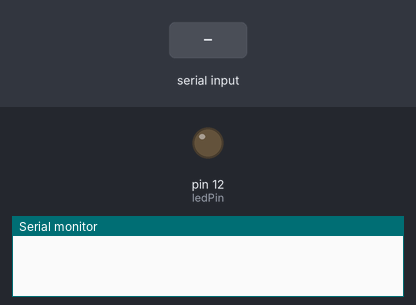
The sketch below on a simulated Arduino Uno, built with avr-gcc and run on an emulated ATmega328P. On the bench: output pins drawn as LEDs (lit = HIGH), the last lines printed to the serial monitor. Inputs (shaded band) come from the test bench.

Above: at 1.2 s.
1.3 s: "on" received over Serial
At 2.9 s:
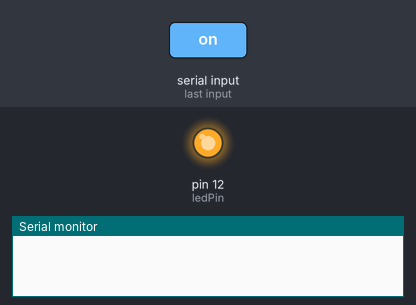
3.8 s: "off" received over Serial
At 6.0 s:
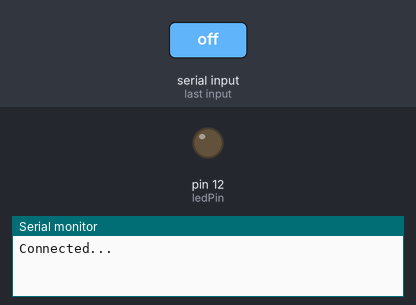
6.5 s: "ON" received over Serial
At 8.1 s:
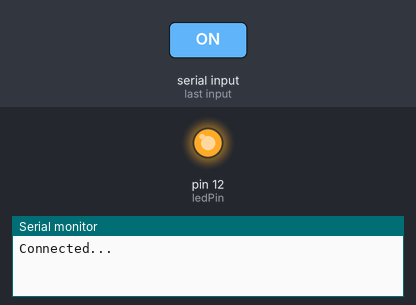
Timing chart, 0 to 9.6 s (numbered marks = the images above; inputs shaded):
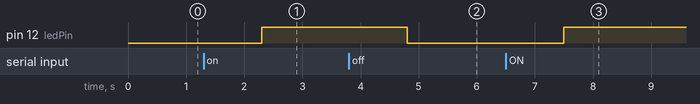

Measured:
- after the input at 1.3 s, pin 12 (ledPin): LOW → HIGH after 1.0 s
- after the input at 3.8 s, pin 12 (ledPin): HIGH → LOW after 1.0 s
- after the input at 6.5 s, pin 12 (ledPin): LOW → HIGH after 1.0 s

The sketch:

sketch_USB-serial_LED-controller.ino
```cpp
const int ledPin = 12;
unsigned long time = 0;

void setup(){
  pinMode(ledPin, OUTPUT);
  Serial.begin(115200);
}

void loop(){
  if(Serial.available()) {
    String buffer = Serial.readString();
    light(buffer);
  }

  if(millis() - time > 5000){
    Serial.println("Connected...");
    time = millis();
  }
}

void light(String s){
  if (s.equals("on") || s.equals("ON")){
    digitalWrite(ledPin, HIGH);
  }
  else if (s.equals("off") || s.equals("OFF")){
    digitalWrite(ledPin, LOW);
  }
  else if (s.equals("status") || s.equals("STATUS")){
    if (digitalRead(ledPin) == HIGH){
      Serial.println("on");
    }
    else if (digitalRead(ledPin) == LOW){
      Serial.println("off");
    }
    else{
      Serial.println("ERROR");
    }
  }
}
```
